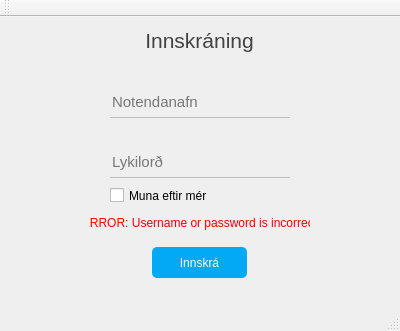
<?xml version="1.0" encoding="UTF-8"?>
<ui version="4.0">
 <class>MainWindow</class>
 <widget class="QMainWindow" name="MainWindow">
  <property name="geometry">
   <rect>
    <x>0</x>
    <y>0</y>
    <width>400</width>
    <height>331</height>
   </rect>
  </property>
  <property name="windowTitle">
   <string>Innskráning</string>
  </property>
  <property name="styleSheet">
   <string notr="true">QLineEdit{
	background: transparent;
	border: none;
	border-bottom: 1px solid #BDBDBD;
	font-size: 11pt;
}
QLineEdit:focus{
	border-bottom-color: #2196F3;
}</string>
  </property>
  <property name="tabShape">
   <enum>QTabWidget::Rounded</enum>
  </property>
  <widget class="QWidget" name="centralWidget">
   <widget class="QPushButton" name="loginButton">
    <property name="geometry">
     <rect>
      <x>152</x>
      <y>230</y>
      <width>95</width>
      <height>31</height>
     </rect>
    </property>
    <property name="styleSheet">
     <string notr="true">QPushButton{
	border: none;
	border-radius: 5px;
	background-color: #03A9F4;
	color: white;
}
QPushButton:hover{
	background-color: #0288D1;
}
QPushButton:pressed{
	background-color: black;
}</string>
    </property>
    <property name="text">
     <string>Innskrá</string>
    </property>
   </widget>
   <widget class="QLineEdit" name="usernameLineEdit">
    <property name="geometry">
     <rect>
      <x>110</x>
      <y>70</y>
      <width>180</width>
      <height>31</height>
     </rect>
    </property>
    <property name="styleSheet">
     <string notr="true"/>
    </property>
    <property name="placeholderText">
     <string>Notendanafn</string>
    </property>
   </widget>
   <widget class="QLineEdit" name="passwordLineEdit">
    <property name="geometry">
     <rect>
      <x>110</x>
      <y>130</y>
      <width>180</width>
      <height>31</height>
     </rect>
    </property>
    <property name="placeholderText">
     <string>Lykilorð</string>
    </property>
   </widget>
   <widget class="QLabel" name="loginLabel">
    <property name="geometry">
     <rect>
      <x>139</x>
      <y>3</y>
      <width>121</width>
      <height>41</height>
     </rect>
    </property>
    <property name="styleSheet">
     <string notr="true">QLabel{
	font-size: 16pt;
	color: #424242;
}</string>
    </property>
    <property name="text">
     <string>Innskráning</string>
    </property>
    <property name="alignment">
     <set>Qt::AlignCenter</set>
    </property>
   </widget>
   <widget class="QLabel" name="errorLabel">
    <property name="geometry">
     <rect>
      <x>89</x>
      <y>190</y>
      <width>221</width>
      <height>31</height>
     </rect>
    </property>
    <property name="styleSheet">
     <string notr="true">QLabel{
	color: red;
}</string>
    </property>
    <property name="text">
     <string>ERROR: Username or password is incorrect</string>
    </property>
    <property name="alignment">
     <set>Qt::AlignCenter</set>
    </property>
   </widget>
   <widget class="QCheckBox" name="checkBox">
    <property name="geometry">
     <rect>
      <x>110</x>
      <y>170</y>
      <width>180</width>
      <height>17</height>
     </rect>
    </property>
    <property name="text">
     <string>Muna eftir mér</string>
    </property>
   </widget>
  </widget>
  <widget class="QMenuBar" name="menuBar">
   <property name="geometry">
    <rect>
     <x>0</x>
     <y>0</y>
     <width>400</width>
     <height>21</height>
    </rect>
   </property>
  </widget>
  <widget class="QToolBar" name="mainToolBar">
   <attribute name="toolBarArea">
    <enum>TopToolBarArea</enum>
   </attribute>
   <attribute name="toolBarBreak">
    <bool>false</bool>
   </attribute>
  </widget>
  <widget class="QStatusBar" name="statusBar"/>
 </widget>
 <layoutdefault spacing="6" margin="11"/>
 <resources/>
 <connections/>
</ui>
